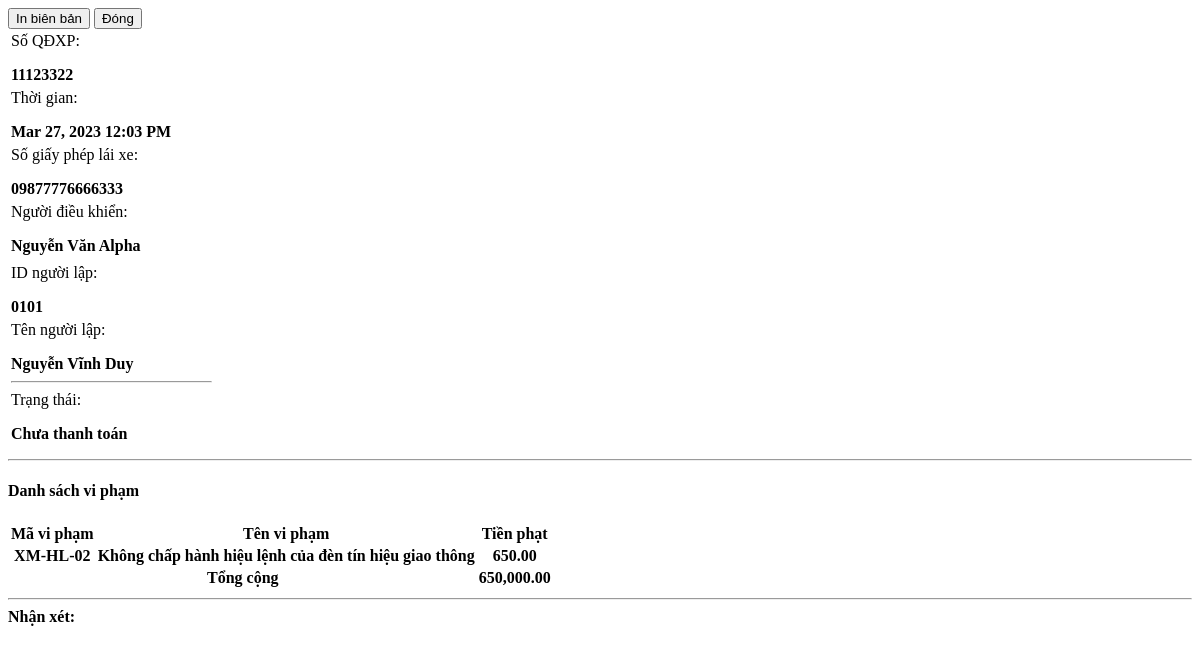
The page /admin/violations/view_details.php?id=4 on the database its author committed.
### tables this page shows
CREATE TABLE `violation_items` (
  `driver_violation_id` int(30) NOT NULL,
  `violation_id` int(30) DEFAULT NULL,
  `fine` float NOT NULL,
  `status` tinyint(1) NOT NULL DEFAULT 0 COMMENT '0=pending, 1=paid',
  `date_created` datetime NOT NULL DEFAULT current_timestamp()
);

CREATE TABLE `violations` (
  `id` int(30) NOT NULL,
  `code` varchar(50) NOT NULL,
  `name` text NOT NULL,
  `description` text NOT NULL,
  `fine` float NOT NULL,
  `status` tinyint(4) NOT NULL DEFAULT 1 COMMENT '0=Inactive, 1=Active',
  `date_created` datetime NOT NULL DEFAULT current_timestamp(),
  `date_updated` datetime DEFAULT NULL ON UPDATE current_timestamp()
);

### admin/violations/view_details.php (the view, shortened to what this page needs)
<?php
require_once('../../config.php');
if(isset($_GET['id']) && $_GET['id'] > 0){
    $qry2 = $conn->query("SELECT i.*,o.code,o.name from `violation_items` i inner join `violations` o on i.violation_id = o.id where i.driver_violation_id = '{$_GET['id']}' ");
    $violation_arr = array();
	if($qry2->num_rows > 0){
        while($row = $qry2->fetch_assoc()){
            $violation_arr[]=$row;
        }
    }
}
?>
<div class="container-fluid">
    <div class="w-100 d-flex justify-content-end mb-2">
        <button class="btn btn-flat btn-sm btn-default bg-lightblue" type="button" id="print"><i class="fa fa-print"></i> In biên bản</button>
        <button class="btn btn-flat btn-sm btn-default bg-black" data-dismiss="modal"><i class="fa fa-times"></i> Đóng</button>
    </div>
    <div class="border border-dark px-2 py-2" id="print_out">
        <table class="table boder-0">
            <tr class='boder-0'>
                <td width="80%" class='boder-0 align-bottom'>
                    <div class="row">
                        <div class="col-12">
                            <div class="row justify-content-between  w-max-100">
                                <div class="col-6 d-flex w-max-100">
                                    <label class="float-left w-auto whitespace-nowrap">Số QĐXP: </label>
                                    <p class="col-md-auto border-bottom px-2 border-dark w-100"><b><?php echo $ticket_no ?></b></p>
                                </div>
                                <div class="col-6 d-flex w-max-100">
                                    <label class="float-left w-auto whitespace-nowrap">Thời gian: </label>
                                    <p class="col-md-auto border-bottom px-2 border-dark w-100"><b><?php echo date("M d, Y h:i A",strtotime($date_created)) ?></b></p>
                                </div>
                            </div>
                            <div class="d-flex w-max-100">
                                <label class="float-left w-auto whitespace-nowrap">Số giấy phép lái xe:</label>
                                <p class="col-md-auto border-bottom border-dark w-100"><b><?php echo $license_id_no ?></b></p>
                            </div>
                            <div class="d-flex w-max-100">
                                <label class="float-left w-auto whitespace-nowrap">Người điều khiển:</label>
                                <p class="col-md-auto border-bottom border-dark w-100"><b><?php echo $driver ?></b></p>
                            </div>
                        </div>
                    </div>
                </td>
            </tr>
            <tr>
                <td colspan='2'>
                    <div class="d-flex w-max-100">
                        <label class="float-left w-auto whitespace-nowrap">ID người lập:</label>
                        <p class="col-md-auto border-bottom border-dark w-100"><b><?php echo $officer_id ?></b></p>
                    </div>
                    <div class="d-flex w-max-100">
                        <label class="float-left w-auto whitespace-nowrap">Tên người lập:</label>
                        <p class="col-md-auto border-bottom border-dark w-100"><b><?php echo $officer_name ?></b></p>
                    </div>
                    <hr>
                    <div class="d-flex w-max-100">
                        <label class="float-left w-auto whitespace-nowrap">Trạng thái:</label>
                        <p class=" border-bottom border-dark px-4"><b><?php echo ($status == 1) ? "Đã thanh toán" : "Chưa thanh toán" ?></b></p>
                    </div>
                </td>
            </tr>
        </table>
        <hr class='bg-dark border-dark'>
        <h4 class="text-center"><b>Danh sách vi phạm</b></h4>
        <table class='table table-stripped px-4'>
            <thead>
                <tr>
                    <th>Mã vi phạm</th>
                    <th>Tên vi phạm</th>
                    <th class="text-right">Tiền phạt</th>
                </tr>
            </thead>
            <tbody>
                <?php
                foreach($violation_arr as $row):
                ?>
                <tr>
                    <th><?php echo $row['code'] ?></th>
                    <th><?php echo $row['name'] ?></th>
                    <th class='text-right'><?php echo number_format($row['fine'],2) ?></th>
                </tr>
                <?php endforeach; ?>
            </tbody>
            <tfoot>
                <tr>
                    <th class='text-center' colspan="2">Tổng cộng</th>
                    <th class="text-right"><?php echo number_format($total_amount,2) ?></th>
                </tr>
            </tfoot>
        </table>
        <hr class="bg-dark border-dark">
        <b>Nhận xét:</b>
    </div>
</div>

### admin/violations/view_details.php (style rules this page uses)
p,label { margin-bottom:5px; }

### rows shown on the page
violation_items: violation.code "XM-HL-02", violation.name "Không chấp hành hiệu lệnh của đèn tín hiệu giao thông", fine "650.00"

### other values the page prints
$ticket_no "11123322"
date("M d, Y h:i A",strtotime($date_created)) "Mar 27, 2023 12:03 PM"
$license_id_no "09877776666333"
$driver "Nguyễn Văn Alpha"
$officer_id "0101"
$officer_name "Nguyễn Vĩnh Duy"
$total_amount "650,000.00"
